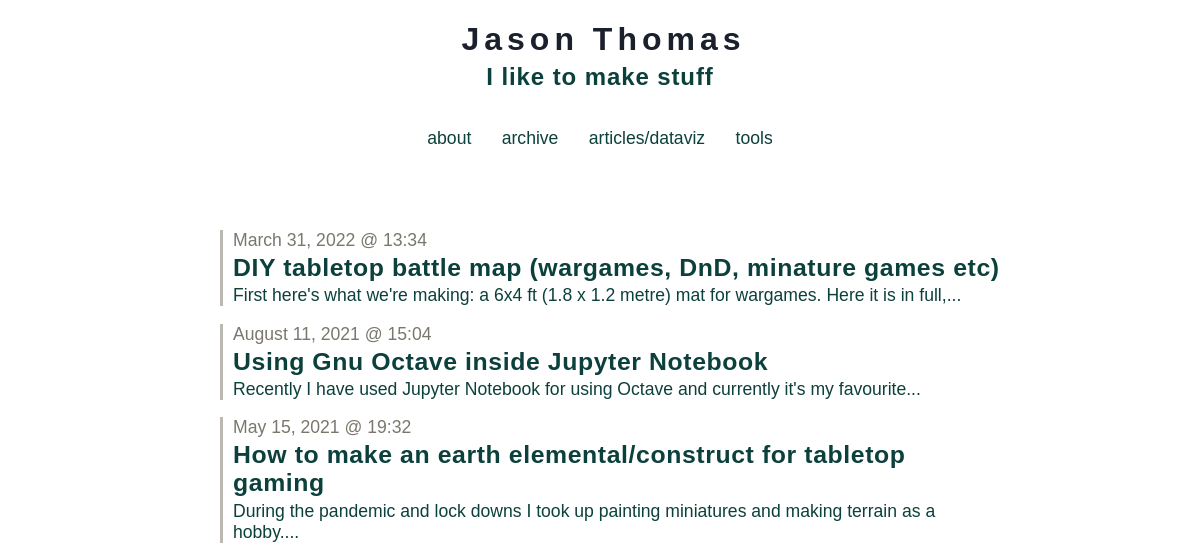
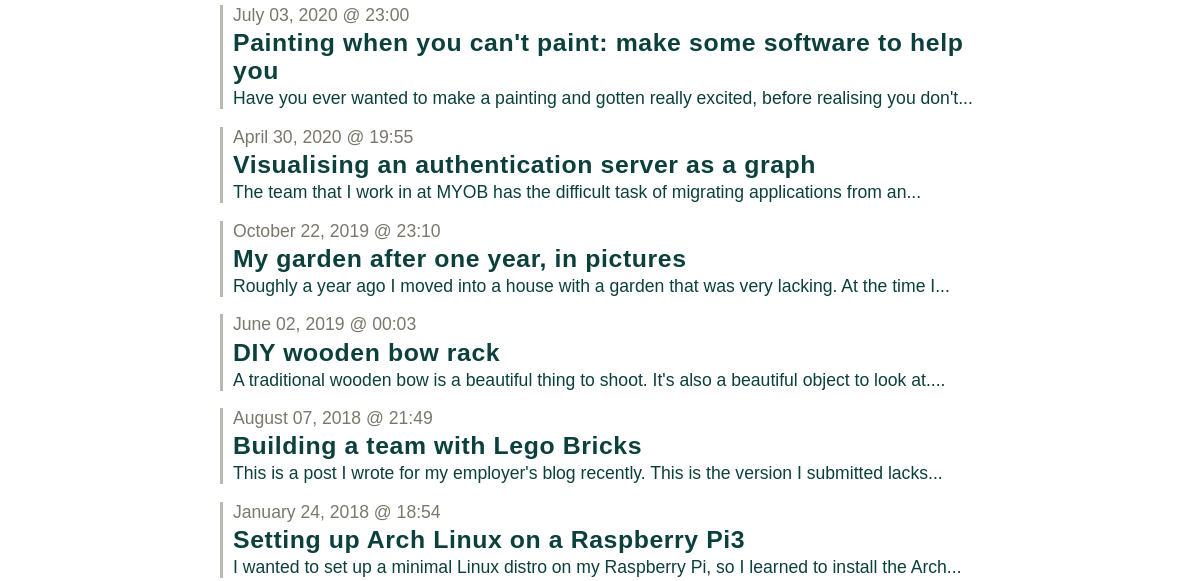
The page /archive (upper part) on the database as committed earlier (2 pictures, top to bottom).
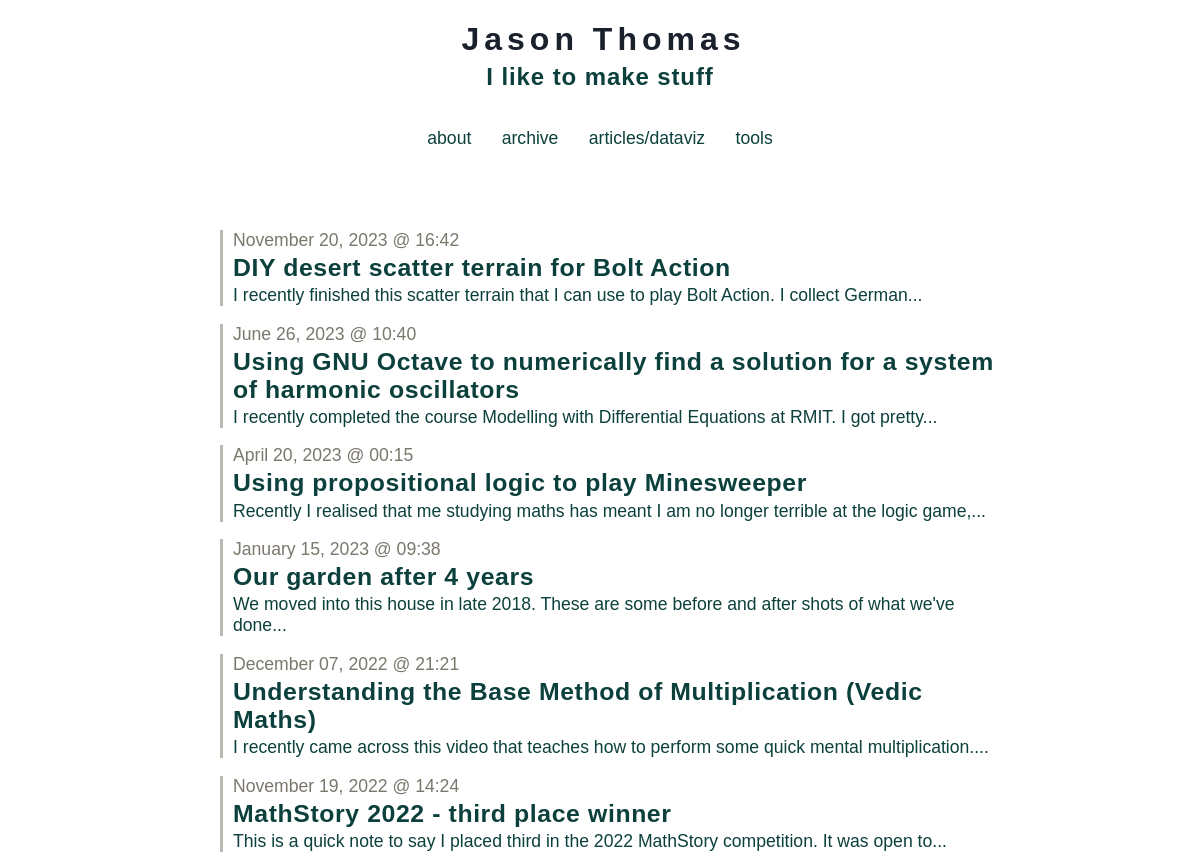
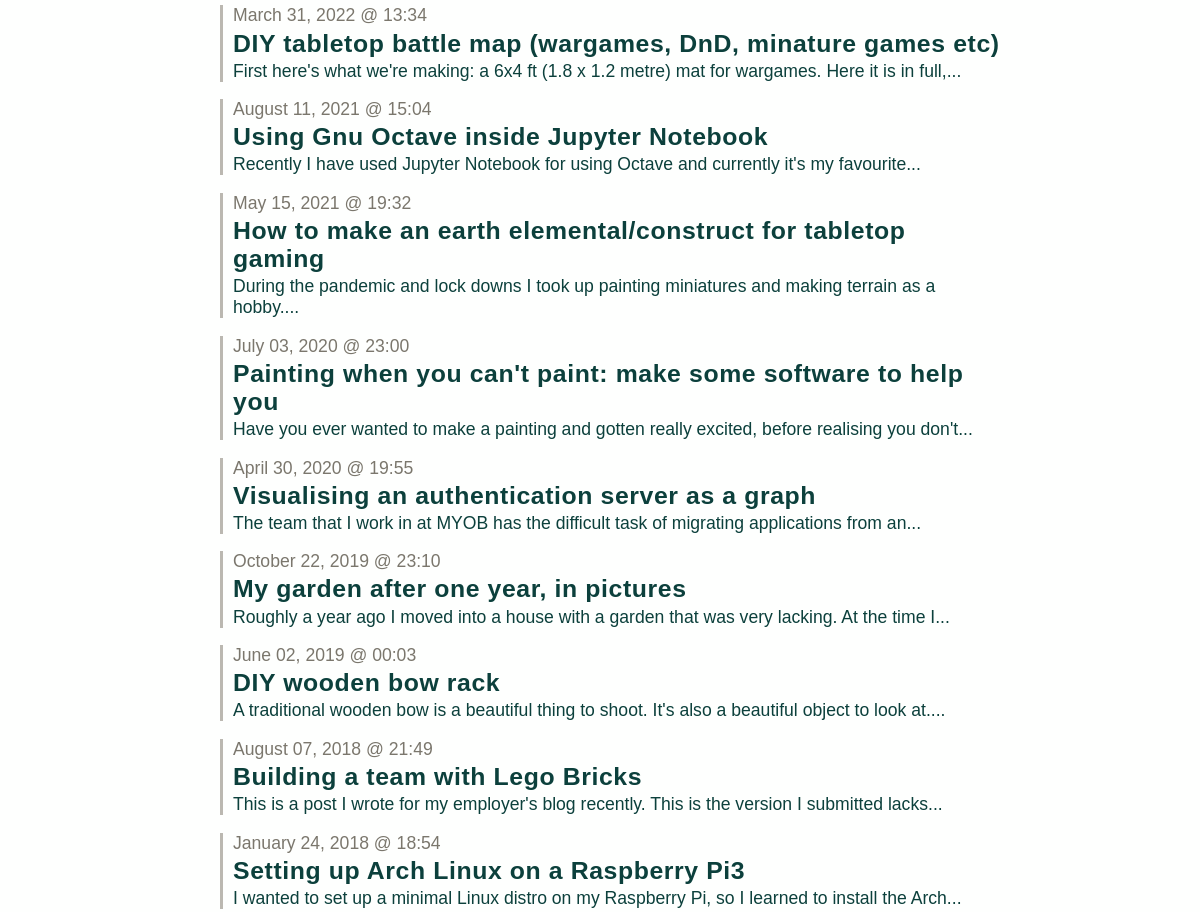
The same page on the database as committed later (2 pictures, top to bottom).
### tables this page shows
CREATE TABLE entries (
  id integer primary key autoincrement,
  entryDate date not null,
  title text not null,
  text text not null
);

### app.py (the view)
@app.route('/archive')
def show_archive():
    session.pop('logged_in', None)
    entries = get_sql_records("entries")
    return render_template('show_archive.html', entries=entries)

### app.py (called while the page is built)
def connect_db():
    return sqlite3.connect(app.config['DATABASE'])

def get_sql_records(table):
    if table == "articles":
        cursor = g.db.execute('select title, publishDate, link, text, interactive from articles order by id asc')
        articles = [dict(title=row[0], date=row[1], link=row[2], text=row[3], interactive=row[4]) for row in cursor.fetchall()]
        return articles
    elif table == "entries":
        cursor = g.db.execute('select title, entryDate, text from entries order by id asc')
        entries = [dict(title=row[0], date=row[1], text=row[2]) for row in cursor.fetchall()]
        return entries
    else:
        raise sqlite3.DatabaseError

@app.before_request
def before_request():
    g.db = connect_db()

@app.teardown_request
def teardown_request(exception):
    db = getattr(g, 'db', None)
    if db is not None:
        db.close()

@app.after_request
def after_request(response):
    response.headers.set('X-Content-Type-Options', 'nosniff')
    response.headers.set('X-Frame-Options', 'SAMEORIGIN')
    response.headers.set('X-XSS-Protection', '1; mode=block')
    response.headers.set('Strict-Transport-Security', 'max-age=63072000')
    return response

### templates/show_archive.html
{% extends "layout.html" %}
{% block body %}
  <ul class=entries>
  {% set entry_length=entries|length %}
  {% if entry_length > 0 %}
    {% for entry in entries|reverse() %}
      {% set this_entry_i=entry_length-loop.index %}
      <li class=archiveLink value=>
        <a href="/post?postNum={{this_entry_i}}">
          <p class=dateText>{{ entry.date|safe }}</p>
          <h3>{{ entry.title }}</h3>
          <p>{{entry.text|striptags|truncate(100) }}</p>
        </a>
    {% endfor %}
  {% else %}
    <li><em>Why not say something?</em>
  {% endif %}
  </ul>
{% endblock %}

Rows that differ between the two databases and show on the page:
added entries: date "November 20, 2023 @ 16:42", title "DIY desert scatter terrain for Bolt Action", text "I recently finished this scatter terrain that I can use to play Bolt Action. I collect German..."
added entries: date "June 26, 2023 @ 10:40", title "Using GNU Octave to numerically find a solution for a system of harmonic oscillators", text "I recently completed the course Modelling with Differential Equations at RMIT. I got pretty..."
added entries: date "April 20, 2023 @ 00:15", title "Using propositional logic to play Minesweeper", text "Recently I realised that me studying maths has meant I am no longer terrible at the logic game,..."
added entries: date "January 15, 2023 @ 09:38", title "Our garden after 4 years", text "We moved into this house in late 2018. These are some before and after shots of what we've done..."
added entries: date "December 07, 2022 @ 21:21", title "Understanding the Base Method of Multiplication (Vedic Maths)", text "I recently came across this video that teaches how to perform some quick mental multiplication...."
added entries: date "November 19, 2022 @ 14:24", title "MathStory 2022 - third place winner", text "This is a quick note to say I placed third in the 2022 MathStory competition. It was open to..."
